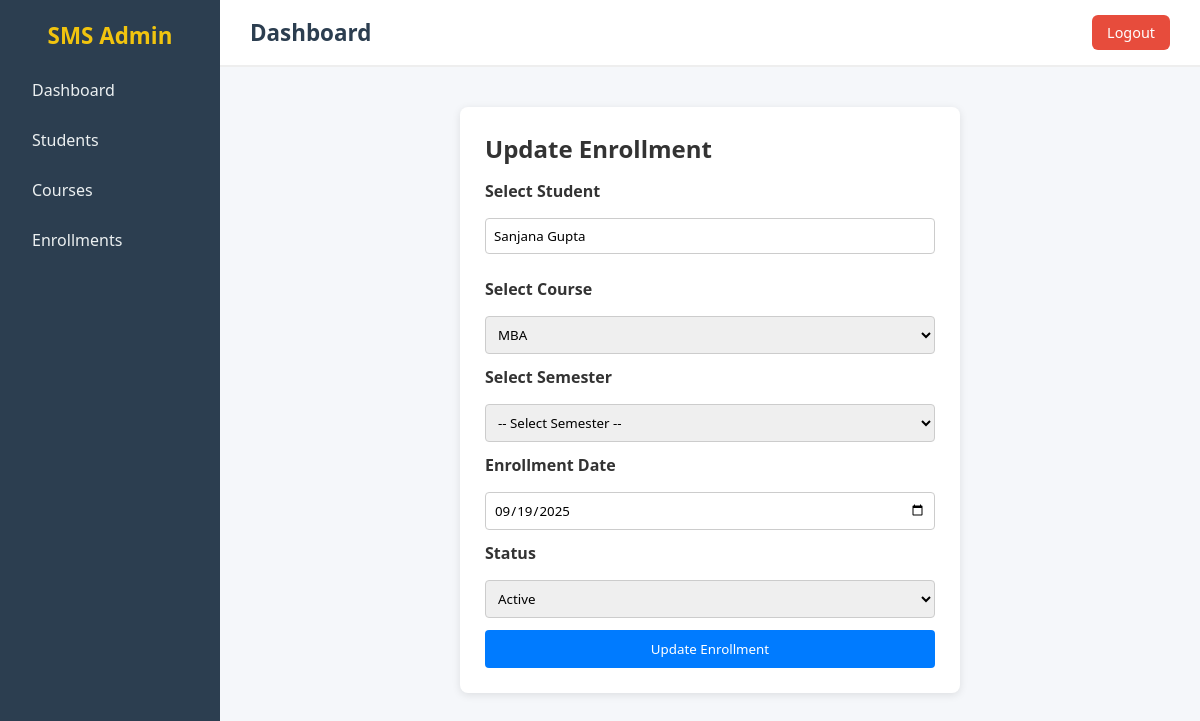
The page /enrollments/3/edit on the database as committed earlier.
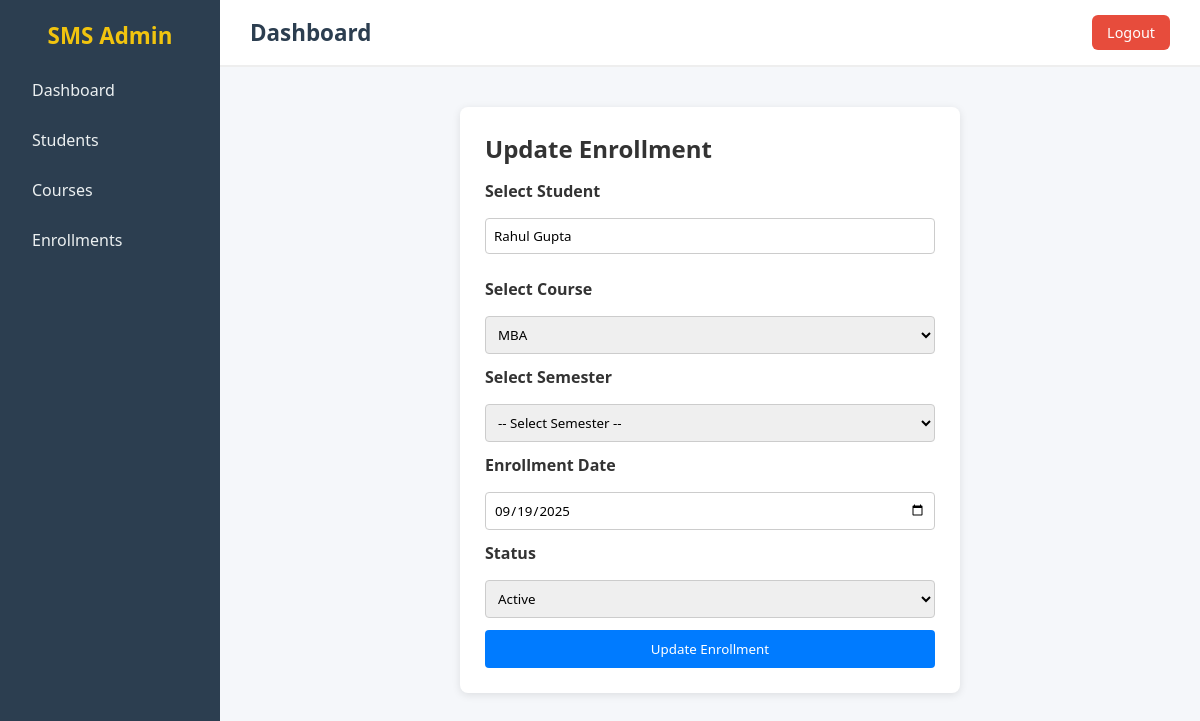
The same page on the database as committed later.
### app/models/sms_models.py (models this page shows)
class Student(db.Model):
    __tablename__ = "students"
    id = db.Column(db.Integer, primary_key=True)
    name = db.Column(db.String(100), nullable=False)
    address = db.Column(db.String(200), nullable=False)
    age = db.Column(db.Integer, nullable=False)
    phone = db.Column(db.String(15), nullable=False)
    email = db.Column(db.String(30), nullable=False, unique=True)
    last_qualification = db.Column(db.String(30))
    enrollments = db.relationship("Enrollment", backref="student", lazy=True)

### app/routes/enrollments.py (the view)
@enrollment_bp.route("/enrollments/<int:enroll_id>/edit",methods = ["POST","GET"])
def edit_enroll(enroll_id):
    got_enroll = Enrollment.query.get_or_404(enroll_id)
    if request.method == "POST":
        got_enroll.student_id = request.form.get("student_id")
        got_enroll.course_id = request.form.get("course_id")
        got_enroll.semester_id = request.form.get("semester_id")
        got_enroll.status = request.form.get("status")
        try:
            db.session.commit()
            flash("student is updated succesfully","success")
            return redirect(url_for("enrollment.enroll_home"))
        except Exception as e:
            db.session.rollback()
            flash("error in updated ","error")
            return redirect(url_for("enrollment.enroll_home"))
    else :
        got_courses = Course.query.all()
        return render_template("enrollment/edit_enroll.html",enroll = got_enroll,courses =got_courses)

### app/templates/enrollment/edit_enroll.html (shortened to what this page needs)
{% extends "base.html" %}
{% block css %}
<link rel="stylesheet" href="{{ url_for('static', filename='css/add_enrollment.css') }}">
{% endblock %}
{% block content %}
<div class="form-container">
    <h2>Update Enrollment</h2>
    <form method="POST" action="/enrollments/{{ enroll.id }}/edit">
        <label for="student">Select Student</label>
        <input type="text" id="student-search" value="{{enroll.student.name}}" placeholder="Type student name..."
            autocomplete="off">
        <label for="course">Select Course</label>
        <select name="course_id" id="courseSelect" required>
            {% for course in courses %}
            <option value="{{ course.id }}" {% if course.id==enroll.course_id %}selected{% endif %}>{{ course.name }}
            </option>
            {% endfor %}
        </select>
        <label for="course">Select Semester</label>
        <select name="semester_id" id="semesterSelect" required>
            <option value="">All Semesters</option>
        </select>
        <label for="enroll_date">Enrollment Date</label>
        <input type="date" name="enroll_date" value="{{ enroll.enroll_date }}" required>
        <label for="status">Status</label>
        <select name="status">
            <option value="active" {% if enroll.status=="active" %}selected{% endif %}>Active</option>
        </select>
        <button type="submit" class="btn">Update Enrollment</button>
    </form>
</div>
{% endblock %}

Rows that differ between the two databases and show on the page:
removed Student: student.name "Sanjana Gupta"
now on this page (row unchanged): Student: student.name "Rahul Gupta"
